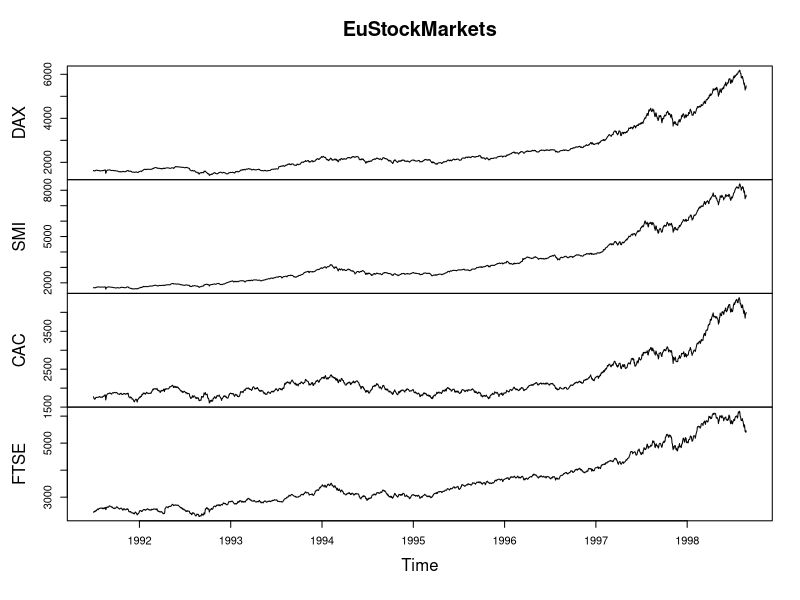
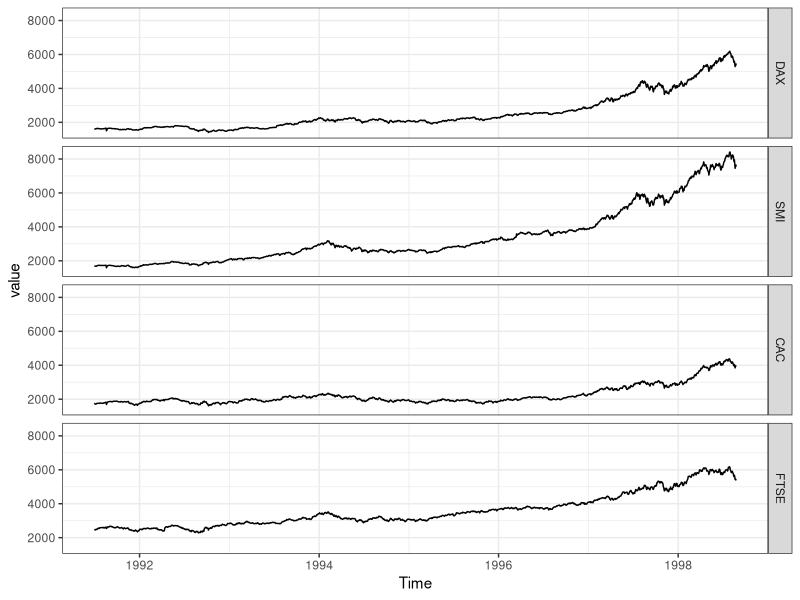
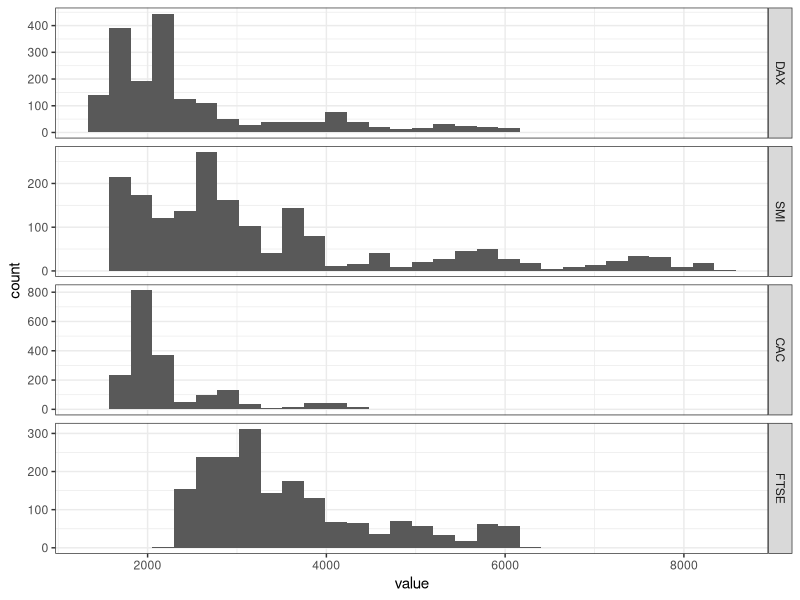
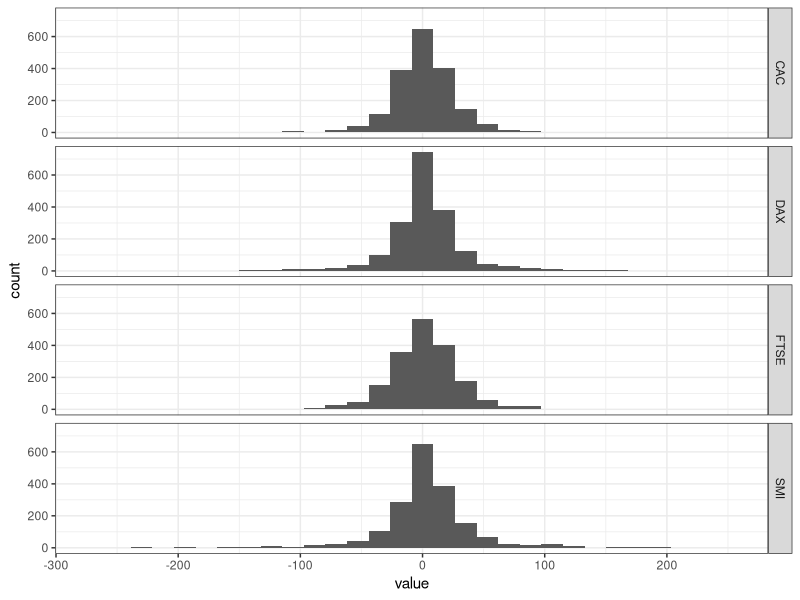
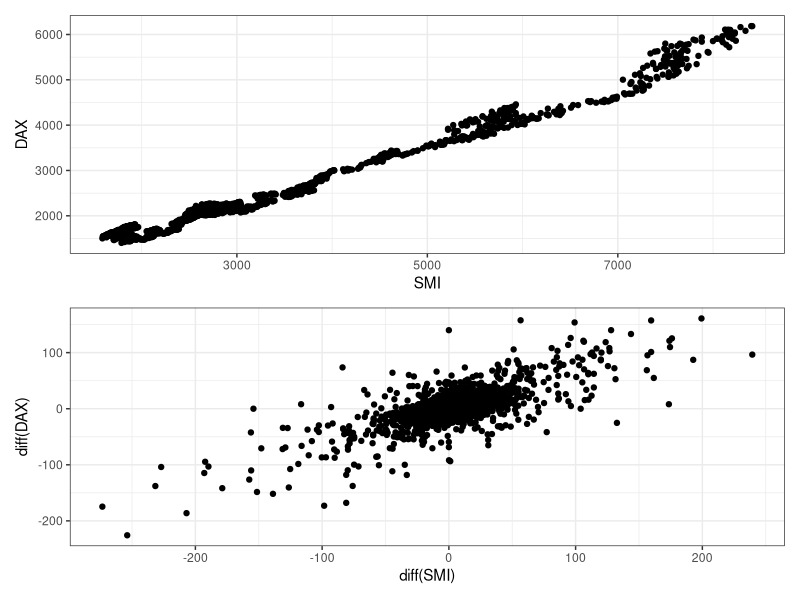
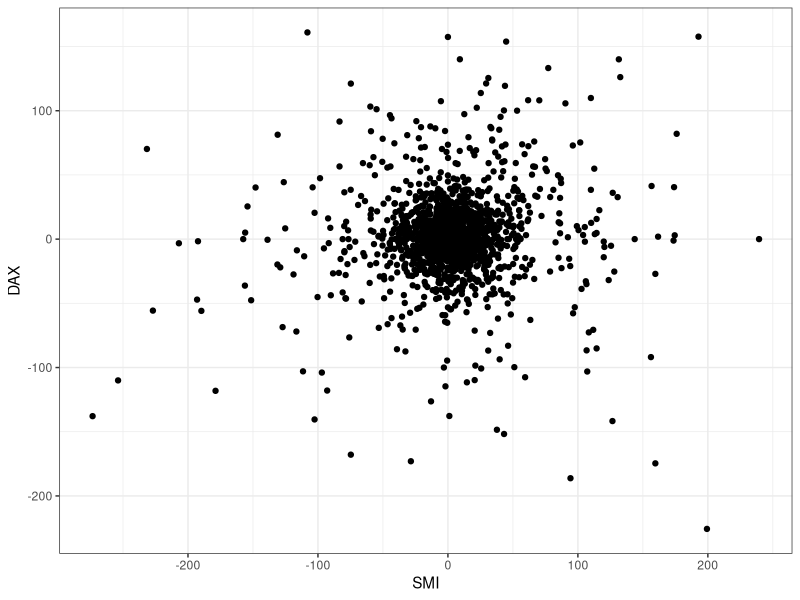
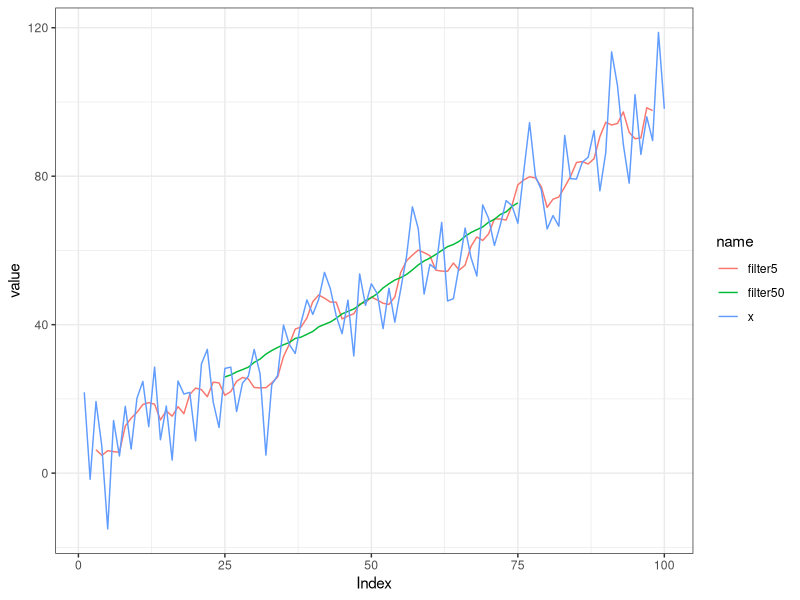
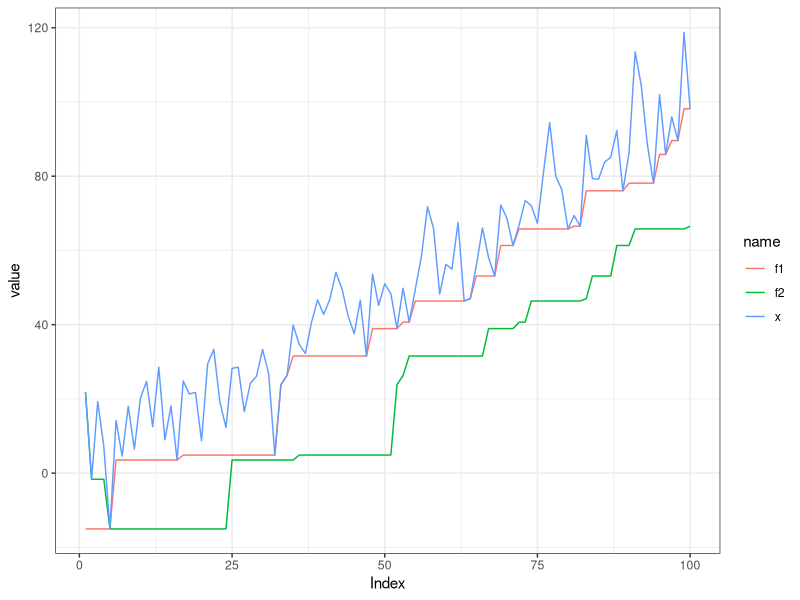

Here is the R script that generated these plots, in order:
## ---- chunk 1
knitr::opts_chunk$set(warning = FALSE)
library(dplyr)
library(ggplot2)
theme_set(theme_bw())
library(lubridate)
library(tidyr)
library(forcats)
library(patchwork)
library(zoo)
library(forecast)
## ---- chunk 2
EuStockMarkets %>% head()
## ---- chunk 3
plot(EuStockMarkets)
## ---- chunk 4
frequency(EuStockMarkets)
start(EuStockMarkets)
end(EuStockMarkets)
## ---- chunk 5
window(EuStockMarkets, start = 1997, end = 1998) %>% head()
## ---- chunk 6
EuStockMarkets %>% 
  as_tibble() %>% 
  mutate(Time = time(EuStockMarkets) %>% as.numeric() %>% date_decimal()) -> df
df
## ---- chunk 7
df %>% 
  pivot_longer(cols = DAX:FTSE) %>% 
  mutate(name = fct_inorder(name)) -> #順序調整
  df_longer
df_longer %>% 
  ggplot(aes(x = Time, y = value)) +
  geom_line() +
  facet_grid(name ~ .)
## ---- chunk 8
df %>% 
  mutate(Year = year(Time)) %>% 
  count(Year)
## ---- chunk 9
df %>% 
  summarise(
    start = min(Time),
    end = max(Time)
  )
## ---- chunk 10
df %>% 
  filter(Time >= "1997/01/01", Time < "1998/01/01")
## ---- chunk 11
df_longer %>% 
  ggplot(aes(x = value)) +
  geom_histogram(bins = 30) +
  facet_grid(name ~ ., scales = "free_y")
## ---- chunk 12
df %>% 
  select(!Time) %>% 
  mutate_all(~.x - lag(.x)) %>% 
  na.omit() %>% 
  pivot_longer(cols = everything()) %>% 
  ggplot(aes(x = value)) +
  geom_histogram(bins = 30) +
  facet_grid(name ~ .)
## ---- chunk 13
df %>% 
  ggplot(aes(x = SMI, y = DAX)) +
  geom_point() -> p1
df %>% 
  select(!Time) %>% 
  mutate_all(~.x - lag(.x)) %>% 
  na.omit() %>% 
  ggplot(aes(x = SMI, y = DAX)) +
  geom_point() +
  labs(x = "diff(SMI)", y = "diff(DAX)") -> p2

p1 / p2
## ---- chunk 14
df %>% 
  mutate(
    SMI = lead(SMI - lag(SMI)),
    DAX = DAX - lag(DAX)
  ) %>% 
  ggplot(aes(x = SMI, y = DAX)) +
  geom_point()
## ---- chunk 15
set.seed(778)

x <- rnorm(n = 100, mean = 0, sd = 10) + 1:100
mn <- function(n) rep(1/n, n)

tibble(x) %>% 
  mutate(
    filter5 = stats::filter(x, mn(5)),
    filter50 = stats::filter(x, mn(50)),
    Index = row_number()
  ) %>% 
  pivot_longer(cols = 1:3) %>% 
  ggplot(aes(x = Index, y = value, col = name)) +
  geom_line()
## ---- chunk 16
f1 <- rollapply(zoo(x), 20, function(w) min(w), align = "left", partial = TRUE)
f2 <- rollapply(zoo(x), 20, function(w) min(w), align = "right", partial = TRUE)

tibble(x) %>% 
  mutate(f1, f2, Index = row_number()) %>% 
  pivot_longer(cols = 1:3, values_transform = as.numeric) %>% 
  ggplot(aes(x = Index, y = value, col = name)) +
  geom_line()
## ---- chunk 17
tibble(x) %>% 
  mutate(
    cummax = cummax(x),
    cummean = cummean(x),
    Index = row_number()
  ) %>% 
  pivot_longer(cols = 1:3) %>% 
  ggplot(aes(x = Index, y = value, col = name)) +
  geom_line()
## ---- chunk 18
x <- 1:100
y <- sin(x * pi / 3)
plot(y[1:30], type = "b")
## ---- chunk 19
acf(y, lag.max = 30)
## ---- chunk 20
ggAcf(y)
## ---- chunk 21
cor(y, lag(y), use = "complete.obs")
cor(y, lag(y, 2), use = "complete.obs")
## ---- chunk 22
ggPacf(y, lag.max = 30)
## ---- chunk 23
y1 <- sin(x * pi / 3)
y2 <- sin(x * pi / 10)

tibble(y1, Index = seq_along(y1)) %>% 
  ggplot(aes(x = Index, y = y1)) +
  geom_line() + geom_point() -> p_y1
ggAcf(y1) -> acf_y1
ggPacf(y1) -> pacf_y1

tibble(y2, Index = seq_along(y2)) %>% 
  ggplot(aes(x = Index, y = y2)) +
  geom_line() + geom_point() -> p_y2
ggAcf(y2) -> acf_y2
ggPacf(y2) -> pacf_y2
## ---- chunk 24
y <- y1 + y2

tibble(y, Index = seq_along(y)) %>% 
  ggplot(aes(x = Index, y = y)) +
  geom_line() + geom_point() -> p_y
ggAcf(y) -> acf_y
ggPacf(y) -> pacf_y

(p_y1 + acf_y1 + pacf_y1) /
(p_y2 + acf_y2 + pacf_y2) / 
(p_y + acf_y + pacf_y)
## ---- chunk 25
set.seed(778)
noise1 <- rnorm(100, sd = 0.05)
noise2 <- rnorm(100, sd = 0.05)

fp <- function(y) {
  tibble(y, Index = seq_along(y)) %>% 
    ggplot(aes(x = Index, y = y)) +
    geom_line() + geom_point() -> p1
  ggAcf(y) -> p2
  ggPacf(y) -> p3
  p1 + p2 + p3
}

fp(y1 + noise1) / fp(y2 + noise2) / fp(y1 + y2 + noise1 + noise2)
## ---- chunk 26
noise1 <- rnorm(100, sd = 0.5)
noise2 <- rnorm(100, sd = 0.5)

fp(y1 + noise1) / fp(y2 + noise2) / fp(y1 + y2 + noise1 + noise2)
## ---- chunk 27
x <- 1:100
fp2 <- function(y) {
  tibble(y, Index = seq_along(y)) %>% 
    ggplot(aes(x = Index, y = y)) +
    geom_line() + geom_point() -> p1
  ggAcf(y) -> p2
  ggPacf(y) -> p3
  p1 / p2 / p3
}
fp2(x)
## ---- chunk 28
ggAcf(AirPassengers) / ggPacf(AirPassengers)
